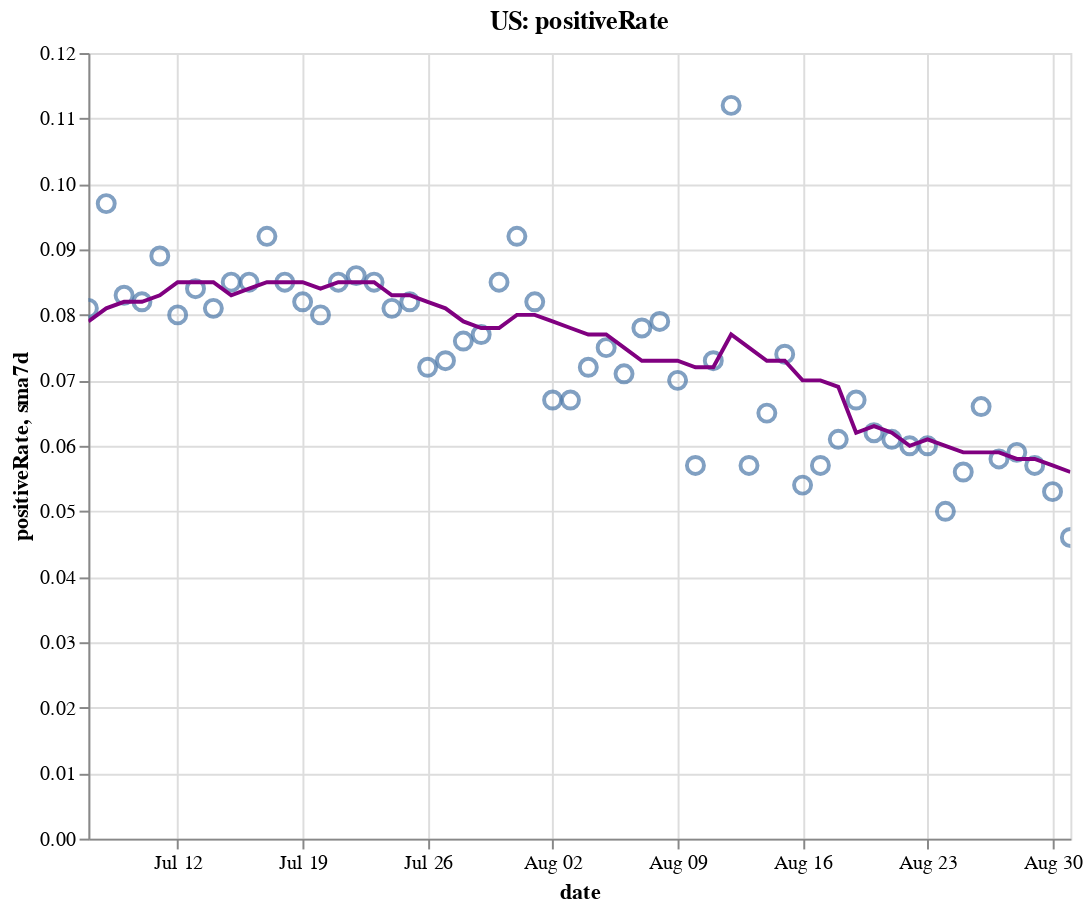

Notebook source saved alongside this figure:
### Code cell
create_plot(us, 'positiveRate')

### Figure 1 — Vega-Lite specification as saved in the notebook (floating-point values rounded to 4 significant figures)
{"config": {"view": {"continuousWidth": 400, "continuousHeight": 300}}, "layer": [{"layer": [{"mark": {"type": "point", "size": 75}, "encoding": {"tooltip": [{"type": "temporal", "field": "date"}, {"type": "quantitative", "field": "positiveRate"}, {"type": "quantitative", "field": "sma7d"}], "x": {"type": "temporal", "field": "date"}, "y": {"type": "quantitative", "field": "positiveRate"}}, "selection": {"selector004": {"type": "interval", "bind": "scales", "encodings": ["x", "y"]}}}, {"mark": {"type": "line", "color": "purple"}, "encoding": {"x": {"type": "temporal", "field": "date"}, "y": {"type": "quantitative", "field": "sma7d"}}}]}, {"mark": {"type": "rule", "color": "#aaa"}, "encoding": {"x": {"type": "temporal", "field": "date"}}, "transform": [{"filter": {"selection": "selector003"}}]}, {"mark": "circle", "encoding": {"opacity": {"condition": {"value": 1, "selection": "selector003"}, "value": 0}, "tooltip": [{"type": "temporal", "field": "date"}, {"type": "quantitative", "field": "positiveRate"}, {"type": "quantitative", "field": "sma7d"}], "x": {"type": "temporal", "field": "date"}, "y": {"type": "quantitative", "field": "positiveRate"}}, "selection": {"selector003": {"type": "single", "encodings": ["x"], "on": "mouseover", "nearest": true, "empty": "none"}}}, {"mark": {"type": "text", "align": "left", "dx": 5, "dy": -5, "stroke": "white", "strokeWidth": 2}, "encoding": {"text": {"type": "quantitative", "field": "positiveRate"}, "tooltip": [{"type": "temporal", "field": "date"}, {"type": "quantitative", "field": "positiveRate"}, {"type": "quantitative", "field": "sma7d"}], "x": {"type": "temporal", "field": "date"}, "y": {"type": "quantitative", "field": "positiveRate"}}, "transform": [{"filter": {"selection": "selector003"}}]}, {"mark": {"type": "text", "align": "left", "dx": 5, "dy": -5}, "encoding": {"text": {"type": "quantitative", "field": "positiveRate"}, "tooltip": [{"type": "temporal", "field": "date"}, {"type": "quantitative", "field": "positiveRate"}, {"type": "quantitative", "field": "sma7d"}], "x": {"type": "temporal", "field": "date"}, "y": {"type": "quantitative", "field": "positiveRate"}}, "transform": [{"filter": {"selection": "selector003"}}]}], "data": {"name": "data-36792399df2253a9af7457474c93743c"}, "height": 400, "title": "US: positiveRate", "width": 500, "$schema": "https://vega.github.io/schema/vega-lite/v4.8.1.json", "datasets": {"data-36792399df2253a9af7457474c93743c": [{"date": "2020-07-07T00:00:00", "totalTestResultsIncrease": 638800.0, "positiveIncrease": 51730.0, "death": 123700.0, "deathIncrease": 923.0, "positiveRate": 0.081, "state": "US", "sma7d": 0.079}, {"date": "2020-07-08T00:00:00", "totalTestResultsIncrease": 643500.0, "positiveIncrease": 62670.0, "death": 124500.0, "deathIncrease": 807.0, "positiveRate": 0.097, "state": "US", "sma7d": 0.081}, {"date": "2020-07-09T00:00:00", "totalTestResultsIncrease": 709100.0, "positiveIncrease": 59160.0, "death": 125400.0, "deathIncrease": 867.0, "positiveRate": 0.083, "state": "US", "sma7d": 0.082}, {"date": "2020-07-10T00:00:00", "totalTestResultsIncrease": 814900.0, "positiveIncrease": 66850.0, "death": 126300.0, "deathIncrease": 854.0, "positiveRate": 0.082, "state": "US", "sma7d": 0.082}, {"date": "2020-07-11T00:00:00", "totalTestResultsIncrease": 707800.0, "positiveIncrease": 62900.0, "death": 127000.0, "deathIncrease": 757.0, "positiveRate": 0.089, "state": "US", "sma7d": 0.083}, {"date": "2020-07-12T00:00:00", "totalTestResultsIncrease": 769400.0, "positiveIncrease": 61310.0, "death": 127500.0, "deathIncrease": 476.0, "positiveRate": 0.08, "state": "US", "sma7d": 0.085}, {"date": "2020-07-13T00:00:00", "totalTestResultsIncrease": 691900.0, "positiveIncrease": 58100.0, "death": 127800.0, "deathIncrease": 327.0, "positiveRate": 0.084, "state": "US", "sma7d": 0.085}, {"date": "2020-07-14T00:00:00", "totalTestResultsIncrease": 770000.0, "positiveIncrease": 62730.0, "death": 128600.0, "deathIncrease": 736.0, "positiveRate": 0.081, "state": "US", "sma7d": 0.085}, {"date": "2020-07-15T00:00:00", "totalTestResultsIncrease": 773200.0, "positiveIncrease": 65800.0, "death": 129400.0, "deathIncrease": 858.0, "positiveRate": 0.085, "state": "US", "sma7d": 0.083}, {"date": "2020-07-16T00:00:00", "totalTestResultsIncrease": 832400.0, "positiveIncrease": 71040.0, "death": 130400.0, "deathIncrease": 947.0, "positiveRate": 0.085, "state": "US", "sma7d": 0.084}, {"date": "2020-07-17T00:00:00", "totalTestResultsIncrease": 839300.0, "positiveIncrease": 76840.0, "death": 131300.0, "deathIncrease": 951.0, "positiveRate": 0.092, "state": "US", "sma7d": 0.085}, {"date": "2020-07-18T00:00:00", "totalTestResultsIncrease": 763600.0, "positiveIncrease": 64950.0, "death": 132200.0, "deathIncrease": 872.0, "positiveRate": 0.085, "state": "US", "sma7d": 0.085}, {"date": "2020-07-19T00:00:00", "totalTestResultsIncrease": 786700.0, "positiveIncrease": 64260.0, "death": 132700.0, "deathIncrease": 527.0, "positiveRate": 0.082, "state": "US", "sma7d": 0.085}, {"date": "2020-07-20T00:00:00", "totalTestResultsIncrease": 712400.0, "positiveIncrease": 57040.0, "death": 133100.0, "deathIncrease": 363.0, "positiveRate": 0.08, "state": "US", "sma7d": 0.084}, {"date": "2020-07-21T00:00:00", "totalTestResultsIncrease": 754900.0, "positiveIncrease": 63930.0, "death": 134100.0, "deathIncrease": 1038.0, "positiveRate": 0.085, "state": "US", "sma7d": 0.085}, {"date": "2020-07-22T00:00:00", "totalTestResultsIncrease": 801600.0, "positiveIncrease": 69330.0, "death": 135300.0, "deathIncrease": 1171.0, "positiveRate": 0.086, "state": "US", "sma7d": 0.085}, {"date": "2020-07-23T00:00:00", "totalTestResultsIncrease": 845900.0, "positiveIncrease": 71550.0, "death": 136300.0, "deathIncrease": 1055.0, "positiveRate": 0.085, "state": "US", "sma7d": 0.085}, {"date": "2020-07-24T00:00:00", "totalTestResultsIncrease": 933600.0, "positiveIncrease": 75240.0, "death": 137500.0, "deathIncrease": 1176.0, "positiveRate": 0.081, "state": "US", "sma7d": 0.083}, {"date": "2020-07-25T00:00:00", "totalTestResultsIncrease": 791000.0, "positiveIncrease": 64740.0, "death": 138500.0, "deathIncrease": 1023.0, "positiveRate": 0.082, "state": "US", "sma7d": 0.083}, {"date": "2020-07-26T00:00:00", "totalTestResultsIncrease": 851100.0, "positiveIncrease": 61010.0, "death": 139100.0, "deathIncrease": 559.0, "positiveRate": 0.072, "state": "US", "sma7d": 0.082}, {"date": "2020-07-27T00:00:00", "totalTestResultsIncrease": 762700.0, "positiveIncrease": 55320.0, "death": 140200.0, "deathIncrease": 1059.0, "positiveRate": 0.073, "state": "US", "sma7d": 0.081}, {"date": "2020-07-28T00:00:00", "totalTestResultsIncrease": 738100.0, "positiveIncrease": 56450.0, "death": 141300.0, "deathIncrease": 1122.0, "positiveRate": 0.076, "state": "US", "sma7d": 0.079}, {"date": "2020-07-29T00:00:00", "totalTestResultsIncrease": 864500.0, "positiveIncrease": 66960.0, "death": 142800.0, "deathIncrease": 1492.0, "positiveRate": 0.077, "state": "US", "sma7d": 0.078}, {"date": "2020-07-30T00:00:00", "totalTestResultsIncrease": 814700.0, "positiveIncrease": 69420.0, "death": 144000.0, "deathIncrease": 1259.0, "positiveRate": 0.085, "state": "US", "sma7d": 0.078}, {"date": "2020-07-31T00:00:00", "totalTestResultsIncrease": 731900.0, "positiveIncrease": 67620.0, "death": 145400.0, "deathIncrease": 1312.0, "positiveRate": 0.092, "state": "US", "sma7d": 0.08}, {"date": "2020-08-01T00:00:00", "totalTestResultsIncrease": 745700.0, "positiveIncrease": 61100.0, "death": 146500.0, "deathIncrease": 1190.0, "positiveRate": 0.082, "state": "US", "sma7d": 0.08}, {"date": "2020-08-02T00:00:00", "totalTestResultsIncrease": 699500.0, "positiveIncrease": 46760.0, "death": 147000.0, "deathIncrease": 498.0, "positiveRate": 0.067, "state": "US", "sma7d": 0.079}, {"date": "2020-08-03T00:00:00", "totalTestResultsIncrease": 745100.0, "positiveIncrease": 49770.0, "death": 147600.0, "deathIncrease": 519.0, "positiveRate": 0.067, "state": "US", "sma7d": 0.078}, {"date": "2020-08-04T00:00:00", "totalTestResultsIncrease": 717100.0, "positiveIncrease": 51860.0, "death": 148800.0, "deathIncrease": 1255.0, "positiveRate": 0.072, "state": "US", "sma7d": 0.077}, {"date": "2020-08-05T00:00:00", "totalTestResultsIncrease": 699600.0, "positiveIncrease": 52330.0, "death": 150200.0, "deathIncrease": 1346.0, "positiveRate": 0.075, "state": "US", "sma7d": 0.077}, {"date": "2020-08-06T00:00:00", "totalTestResultsIncrease": 766600.0, "positiveIncrease": 54180.0, "death": 151400.0, "deathIncrease": 1251.0, "positiveRate": 0.071, "state": "US", "sma7d": 0.075}, {"date": "2020-08-07T00:00:00", "totalTestResultsIncrease": 785400.0, "positiveIncrease": 61350.0, "death": 152700.0, "deathIncrease": 1333.0, "positiveRate": 0.078, "state": "US", "sma7d": 0.073}, {"date": "2020-08-08T00:00:00", "totalTestResultsIncrease": 683400.0, "positiveIncrease": 53710.0, "death": 153800.0, "deathIncrease": 1089.0, "positiveRate": 0.079, "state": "US", "sma7d": 0.073}, {"date": "2020-08-09T00:00:00", "totalTestResultsIncrease": 724000.0, "positiveIncrease": 50620.0, "death": 154400.0, "deathIncrease": 616.0, "positiveRate": 0.07, "state": "US", "sma7d": 0.073}, {"date": "2020-08-10T00:00:00", "totalTestResultsIncrease": 740900.0, "positiveIncrease": 42090.0, "death": 154900.0, "deathIncrease": 426.0, "positiveRate": 0.057, "state": "US", "sma7d": 0.072}, {"date": "2020-08-11T00:00:00", "totalTestResultsIncrease": 760000.0, "positiveIncrease": 55700.0, "death": 156200.0, "deathIncrease": 1326.0, "positiveRate": 0.073, "state": "US", "sma7d": 0.072}, {"date": "2020-08-12T00:00:00", "totalTestResultsIncrease": 500200.0, "positiveIncrease": 56130.0, "death": 157700.0, "deathIncrease": 1517.0, "positiveRate": 0.112, "state": "US", "sma7d": 0.077}, {"date": "2020-08-13T00:00:00", "totalTestResultsIncrease": 900300.0, "positiveIncrease": 51760.0, "death": 158900.0, "deathIncrease": 1163.0, "positiveRate": 0.057, "state": "US", "sma7d": 0.075}, {"date": "2020-08-14T00:00:00", "totalTestResultsIncrease": 862300.0, "positiveIncrease": 55640.0, "death": 160100.0, "deathIncrease": 1216.0, "positiveRate": 0.065, "state": "US", "sma7d": 0.073}, {"date": "2020-08-15T00:00:00", "totalTestResultsIncrease": 756700.0, "positiveIncrease": 56150.0, "death": 161300.0, "deathIncrease": 1219.0, "positiveRate": 0.074, "state": "US", "sma7d": 0.073}, {"date": "2020-08-16T00:00:00", "totalTestResultsIncrease": 790400.0, "positiveIncrease": 42490.0, "death": 161900.0, "deathIncrease": 619.0, "positiveRate": 0.054, "state": "US", "sma7d": 0.07}, {"date": "2020-08-17T00:00:00", "totalTestResultsIncrease": 670100.0, "positiveIncrease": 37880.0, "death": 162300.0, "deathIncrease": 407.0, "positiveRate": 0.057, "state": "US", "sma7d": 0.07}, {"date": "2020-08-18T00:00:00", "totalTestResultsIncrease": 663600.0, "positiveIncrease": 40800.0, "death": 163500.0, "deathIncrease": 1196.0, "positiveRate": 0.061, "state": "US", "sma7d": 0.069}, {"date": "2020-08-19T00:00:00", "totalTestResultsIncrease": 674000.0, "positiveIncrease": 44950.0, "death": 165000.0, "deathIncrease": 1420.0, "positiveRate": 0.067, "state": "US", "sma7d": 0.062}, {"date": "2020-08-20T00:00:00", "totalTestResultsIncrease": 703300.0, "positiveIncrease": 43760.0, "death": 166100.0, "deathIncrease": 1134.0, "positiveRate": 0.062, "state": "US", "sma7d": 0.063}, {"date": "2020-08-21T00:00:00", "totalTestResultsIncrease": 759100.0, "positiveIncrease": 46560.0, "death": 167200.0, "deathIncrease": 1123.0, "positiveRate": 0.061, "state": "US", "sma7d": 0.062}, {"date": "2020-08-22T00:00:00", "totalTestResultsIncrease": 773800.0, "positiveIncrease": 46240.0, "death": 168200.0, "deathIncrease": 1029.0, "positiveRate": 0.06, "state": "US", "sma7d": 0.06}, {"date": "2020-08-23T00:00:00", "totalTestResultsIncrease": 629500.0, "positiveIncrease": 37570.0, "death": 168800.0, "deathIncrease": 572.0, "positiveRate": 0.06, "state": "US", "sma7d": 0.061}, {"date": "2020-08-24T00:00:00", "totalTestResultsIncrease": 692200.0, "positiveIncrease": 34640.0, "death": 169200.0, "deathIncrease": 343.0, "positiveRate": 0.05, "state": "US", "sma7d": 0.06}, {"date": "2020-08-25T00:00:00", "totalTestResultsIncrease": 645600.0, "positiveIncrease": 36370.0, "death": 170300.0, "deathIncrease": 1147.0, "positiveRate": 0.056, "state": "US", "sma7d": 0.059}, {"date": "2020-08-26T00:00:00", "totalTestResultsIncrease": 655000.0, "positiveIncrease": 43360.0, "death": 171600.0, "deathIncrease": 1298.0, "positiveRate": 0.066, "state": "US", "sma7d": 0.059}, {"date": "2020-08-27T00:00:00", "totalTestResultsIncrease": 751900.0, "positiveIncrease": 43980.0, "death": 172700.0, "deathIncrease": 1129.0, "positiveRate": 0.058, "state": "US", "sma7d": 0.059}, {"date": "2020-08-28T00:00:00", "totalTestResultsIncrease": 783200.0, "positiveIncrease": 46550.0, "death": 173800.0, "deathIncrease": 1023.0, "positiveRate": 0.059, "state": "US", "sma7d": 0.058}, {"date": "2020-08-29T00:00:00", "totalTestResultsIncrease": 775600.0, "positiveIncrease": 44500.0, "death": 174800.0, "deathIncrease": 1015.0, "positiveRate": 0.057, "state": "US", "sma7d": 0.058}, {"date": "2020-08-30T00:00:00", "totalTestResultsIncrease": 746500.0, "positiveIncrease": 39500.0, "death": 175200.0, "deathIncrease": 475.0, "positiveRate": 0.053, "state": "US", "sma7d": 0.057}, {"date": "2020-08-31T00:00:00", "totalTestResultsIncrease": 683800.0, "positiveIncrease": 31370.0, "death": 175600.0, "deathIncrease": 358.0, "positiveRate": 0.046, "state": "US", "sma7d": 0.056}]}}
